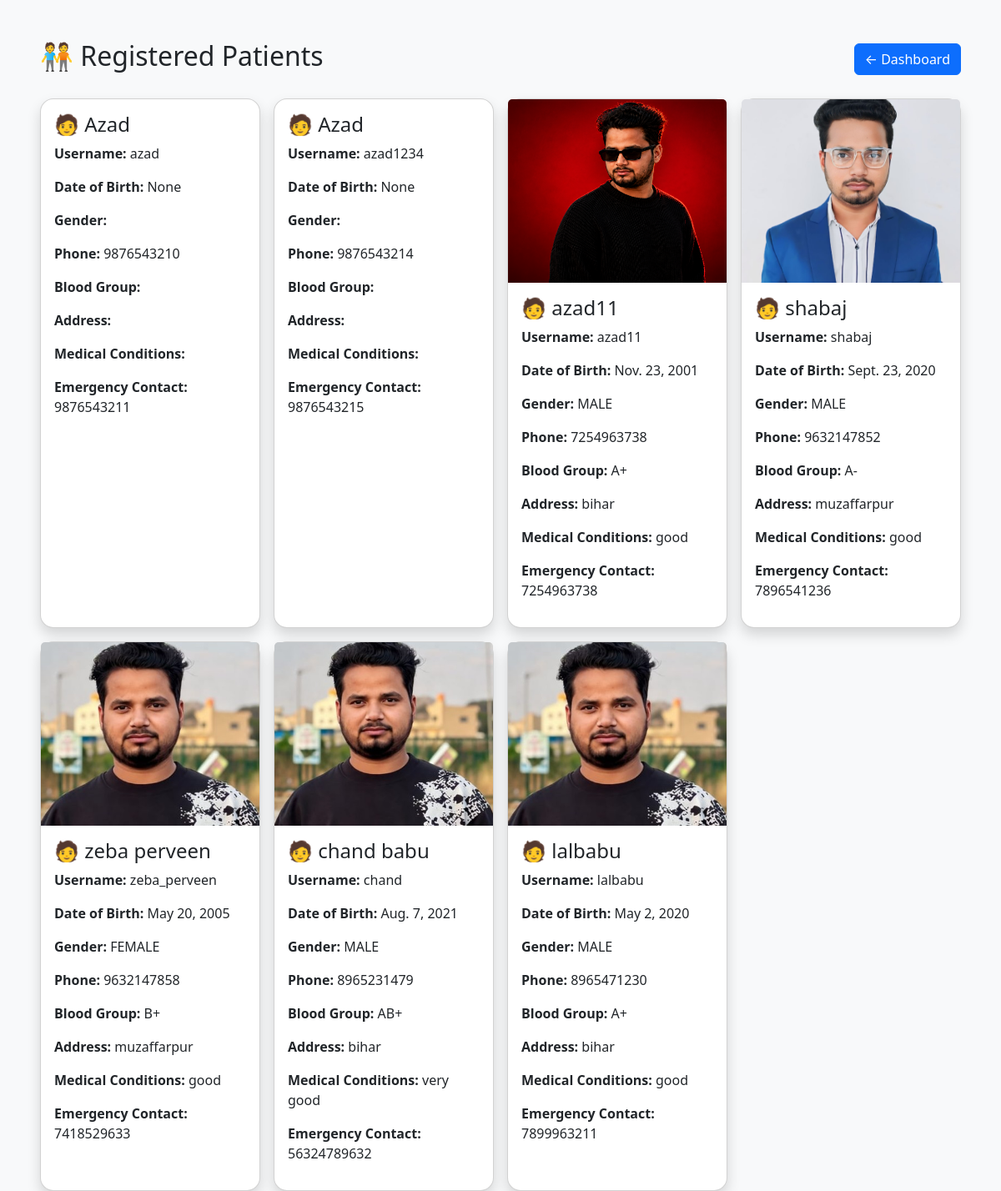
Screenshot of /patient/list/ (signed in) with the database file from the repository.
### patients/models.py (models this page shows, shortened)
class PatientProfile(models.Model):
    user = models.OneToOneField(User,related_name='patient_profile',on_delete=models.CASCADE)
    patient_name = models.CharField(max_length=100)
    date_of_birth = models.DateField(null=True,blank=True)
    gender = models.CharField(max_length=15,choices=GENDER_CHOICES,blank=True)
    phone_num = models.PositiveBigIntegerField(max_length=17,unique=True)
    image = models.ImageField(upload_to='patients/',blank=True,null=True)
    blood_group = models.CharField(max_length=15,choices=BLOOD_GROUP,blank=True)
    address = models.TextField(blank=True)
    medical_conditions = models.CharField(max_length=100, blank=True)
    emergency_contact = models.PositiveBigIntegerField(max_length=17,unique=True)
    created_at = models.DateTimeField(auto_now_add=True)

### patients/views.py (the view)
# urls.py: path('list/',views.patient_list,name='patient_list'),
@login_required
def patient_list(request):
    patients = PatientProfile.objects.all()
    return render(request,'patients/patient_list.html',{'patients':patients})

### templates/patients/patient_list.html (shortened to what this page needs)
<!DOCTYPE html>
<html>
<head>
    <link href="https://cdn.jsdelivr.net/npm/bootstrap@5.3.8/dist/css/bootstrap.min.css" rel="stylesheet">
</head>
<body class="bg-light">
    <div class="container-fluid mt-5 px-5">
        <div class="d-flex justify-content-between align-items-center mb-4">
            <h2>🧑‍🤝‍🧑 Registered Patients</h2>
            <a href="{% url 'dashboard' %}" class="btn btn-primary">
                ← Dashboard
            </a>
        </div>
        <div class="row g-3">
            {% for patient in patients %}
            <div class="col-md-6 col-lg-3">
                <div class="card shadow rounded-4 h-100">
                    {% if patient.image %}
                    <img src="{{ patient.image.url }}" class="card-img-top" style="height:220px; object-fit:cover;">
                    {% endif %}
                    <div class="card-body">
                        <h4>🧑 {{ patient.patient_name }}</h4>
                        <p>
                            <strong>Username:</strong>
                            {{ patient.user.username }}
                        </p>
                        <p>
                            <strong>Date of Birth:</strong>
                            {{ patient.date_of_birth }}
                        </p>
                        <p>
                            <strong>Gender:</strong>
                            {{ patient.gender }}
                        </p>
                        <p>
                            <strong>Phone:</strong>
                            {{ patient.phone_num }}
                        </p>
                        <p>
                            <strong>Blood Group:</strong>
                            {{ patient.blood_group }}
                        </p>
                        <p>
                            <strong>Address:</strong>
                            {{ patient.address }}
                        </p>
                        <p>
                            <strong>Medical Conditions:</strong>
                            {{ patient.medical_conditions }}
                        </p>
                        <p>
                            <strong>Emergency Contact:</strong>
                            {{ patient.emergency_contact }}
                        </p>
                    </div>
                </div>
            </div>
            {% empty %}
            <div class="text-center mt-5">
                <h4>No Patients Registered</h4>
            </div>
            {% endfor %}
        </div>
    </div>
</body>
</html>

### rows the page displays
PatientProfile: patient_name "Azad", user.username "azad", date_of_birth "None", phone_num "9876543210", emergency_contact "9876543211"
PatientProfile: patient_name "Azad", user.username "azad1234", date_of_birth "None", phone_num "9876543214", emergency_contact "9876543215"
PatientProfile: image (picture), patient_name "azad11", user.username "azad11", date_of_birth "Nov. 23, 2001", gender "MALE", phone_num "7254963738", blood_group "A+", address "bihar", medical_conditions "good", emergency_contact "7254963738"
PatientProfile: image (picture), patient_name "shabaj", user.username "shabaj", date_of_birth "Sept. 23, 2020", gender "MALE", phone_num "9632147852", blood_group "A-", address "muzaffarpur", medical_conditions "good", emergency_contact "7896541236"
PatientProfile: image (picture), patient_name "zeba perveen", user.username "zeba_perveen", date_of_birth "May 20, 2005", gender "FEMALE", phone_num "9632147858", blood_group "B+", address "muzaffarpur", medical_conditions "good", emergency_contact "7418529633"
PatientProfile: image (picture), patient_name "chand babu", user.username "chand", date_of_birth "Aug. 7, 2021", gender "MALE", phone_num "8965231479", blood_group "AB+", address "bihar", medical_conditions "very good", emergency_contact "56324789632"
PatientProfile: image (picture), patient_name "lalbabu", user.username "lalbabu", date_of_birth "May 2, 2020", gender "MALE", phone_num "8965471230", blood_group "A+", address "bihar", medical_conditions "good", emergency_contact "7899963211"
